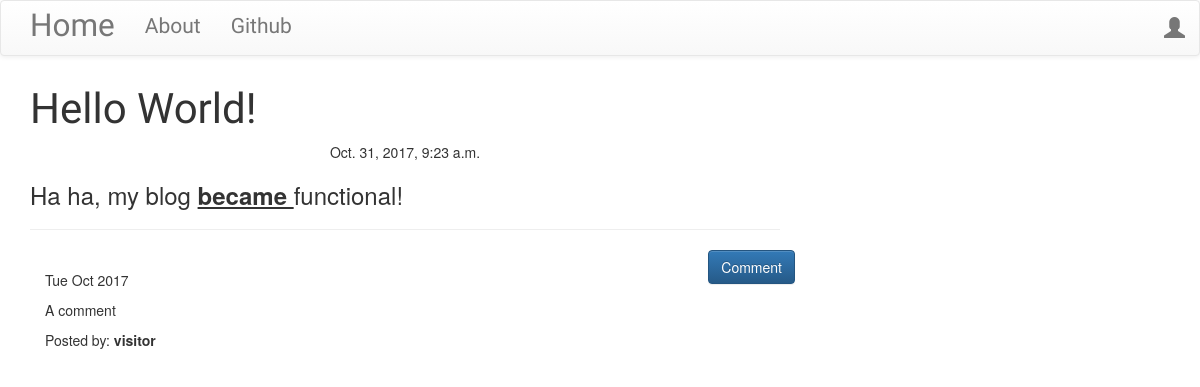
The page /post/7/ on the database as committed earlier.
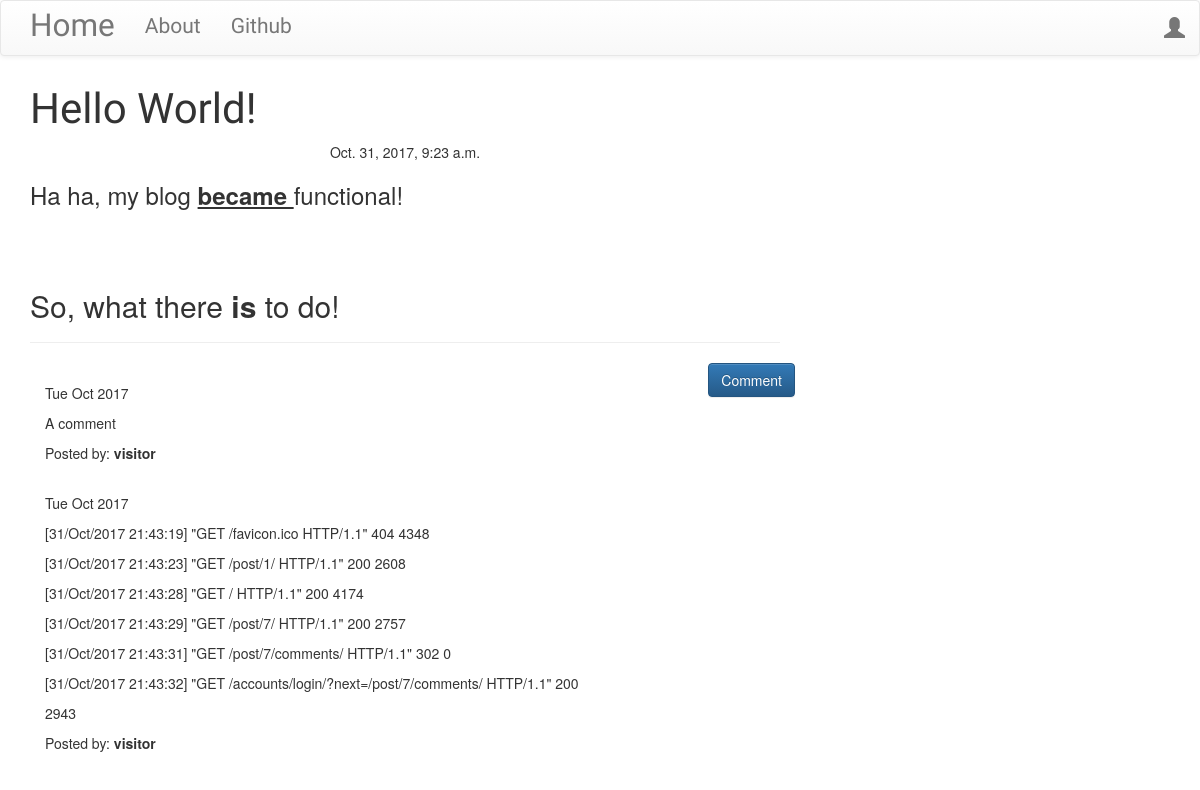
The same page on the database as committed later.
### blog/models.py (models this page shows, shortened)
class Post(models.Model):
    author = models.ForeignKey('auth.User')
    title = models.CharField(max_length=256)
    text = models.TextField()
    created_date = models.DateTimeField(default=timezone.now)
    published_date = models.DateTimeField(blank=True, null=True)

class Comment(models.Model):
    post = models.ForeignKey('blog.Post', related_name='comments')
    author = models.CharField(max_length=256)
    text = models.TextField()
    created_date = models.DateTimeField(default=timezone.now)
    approved_comment = models.BooleanField(default=False)

### blog/views.py (the view)
# urls.py: url(r'^post/(?P<pk>\d+)/$', views.PostDetailView.as_view(), name='post_detail'),
class PostDetailView(DetailView):
    model = Post

### blog/templates/blog/post_detail.html (shortened to what this page needs)
{% extends "blog/base.html" %}
{% block body_block %}
<h1 class="posttitle loader">{{ post.title }}</h1>
{% if post.published_date %}
    <div class="date postdate">
        {{ post.published_date }}
    </div>
{% else %}
    <a class="btn btn-default" href="{% url 'publish_post' pk=post.pk %}">Publish</a>
{% endif %}
<p class="postcontent">{{ post.text|safe|linebreaksbr }}</p>
<hr>
<a class="btn btn-primary btn-comment" href="{% url 'add_comment_to_post' pk=post.pk %}">Comment</a>
<div class="container">
    {% for comment in post.comments.all %}
        <br>
        {% if user.is_authenticated or comment.approved_comment %}
            {{ comment.created_date|date:"D M Y" }}
            <p>{{ comment.text|safe|linebreaks }}</p>
            <p>Posted by: <strong>{{ comment.author }}</strong></p>
        {% endif %}
        {% empty %}
        <p>No Comment!</p>
    {% endfor %}
</div>
{% endblock body_block %}

Rows that differ between the two databases and show on the page:
changed Post "Hello World!": text "Ha ha, my blog became functional!" → "Ha ha, my blog became functional! So, what there is to do!"
added Comment: created_date "Tue Oct 2017", text "[31/Oct/2017 21:43:19] \"GET /favicon.ico HTTP/1.1\" 404 4348 [31/Oct/2017 21:43:23] \"GET /post/1/ HTTP/1.1\" 200 2608 [31/Oct/2017 21:43:28] \"GET / HTTP/1.1\" 200 4174 [31/Oct/2017 21:43:29] \"GET /post/7/ HTTP/1.1\" 200 2757 [31/Oct/2017 21:43:31] \"GET /post/7/comments/ HTTP/1.1\" 302 0 [31/Oct/2017 21:43:32] \"GET /accounts/login/?next=/post/7/comments/ HTTP/1.1\" 200 2943", author "visitor"
